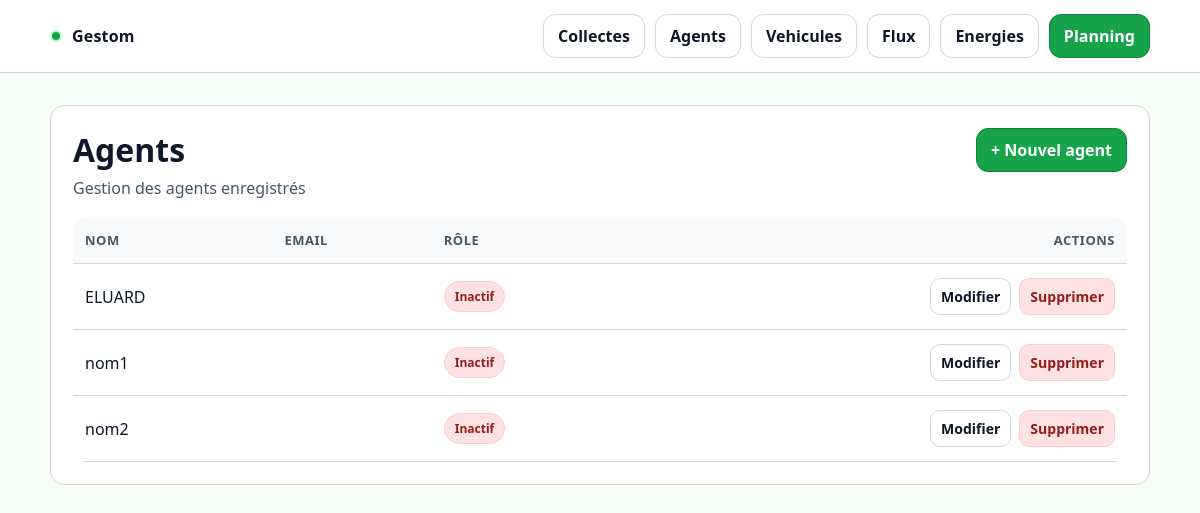
/agents/, run on the app's committed database.
### core/models.py (models this page shows, shortened)
class Agent(models.Model):
    id_ag = models.PositiveIntegerField(unique=True)
    nom = models.CharField(max_length=100)
    prenom = models.CharField(max_length=100)
    qualification = models.CharField(max_length=150, blank=True)
    service = models.CharField(max_length=150, blank=True)
    employeur = models.CharField(max_length=150, blank=True)
    hds_defaut = models.TimeField(null=True, blank=True)
    hajout_quotidien = models.TimeField(null=True, blank=True)
    echeance_permis = models.DateField(null=True, blank=True)
    echeance_fco = models.DateField(null=True, blank=True)
    supp = models.BooleanField(default=False)
    arrivee = models.DateField(null=True, blank=True)
    depart = models.DateField(null=True, blank=True)
    tel = models.CharField(max_length=30, blank=True)
    class Meta:
        ordering = ["nom", "prenom"]

### core/views.py (the view)
# urls.py: path("agents/", AgentListView.as_view(), name="agent_list"),
class AgentListView(ListView):
    model = Agent
    template_name = "core/agent_list.html"
    context_object_name = "agents"

### core/templates/core/agent_list.html (shortened to what this page needs)
{% extends "core/base.html" %}
{% block content %}
<div class="card">
  <div class="card__pad">
    <div class="header">
      <div>
        <h1 class="h1">Agents</h1>
        <p class="sub">Gestion des agents enregistrés</p>
      </div>
      <a href="{% url 'core:agent_create' %}" class="btn btn--primary">
        + Nouvel agent
      </a>
    </div>
    <div class="table-wrap">
      <table class="table">
        <thead>
          <tr>
            <th>Nom</th>
            <th>Email</th>
            <th>Rôle</th>
            <th class="right">Actions</th>
          </tr>
        </thead>
        <tbody>
          {% for agent in object_list %}
          <tr>
            <td>{{ agent.nom }}</td>
            <td>{{ agent.email }}</td>
            <td>
              {% if agent.actif %}
                <span class="badge badge--ok">Actif</span>
              {% else %}
                <span class="badge badge--low">Inactif</span>
              {% endif %}
            </td>
            <td class="right">
              <div class="actions">
                <a href="{% url 'core:agent_update' agent.id %}" class="btn btn--sm btn--ghost">Modifier</a>
                <a href="{% url 'core:agent_delete' agent.id %}" class="btn btn--sm btn--danger">Supprimer</a>
              </div>
            </td>
          </tr>
          {% empty %}
          <tr>
            <td colspan="4" class="sub">Aucun agent enregistré</td>
          </tr>
          {% endfor %}
        </tbody>
      </table>
    </div>
  </div>
</div>
{% endblock %}

### core/static/core/styles.css (style rules this page uses)
:root { --bg: #f6fff8; --surface: #ffffff; --card: #ffffff; --text: #0f172a; --muted: #475569; --primary: #16a34a; --primary-2: #15803d; --success: #16a34a; --warning: #f59e0b; --danger: #dc2626; --border: #d1d5db; --shadow: none; --radius: 14px; --focus: #86efac; --overlay: #052e16; }
* { box-sizing: border-box; }
html,body { height: 100%; }
body { margin: 0; font-family: ui-sans-serif, system-ui, -apple-system, Segoe UI, Roboto, Arial, "Noto Sans", "Helvetica Neue", sans-serif; background: var(--bg); color: var(--text); }
a { color: inherit; text-decoration: none; }
.card { background: var(--card); border: 1px solid var(--border); border-radius: var(--radius); box-shadow: none; }
.card__pad { padding: 22px; }
.header { display:flex; align-items:flex-start; justify-content: space-between; gap: 14px; margin-bottom: 18px; }
.h1 { font-size: 32px; margin: 0 0 6px; }
.sub { color: var(--muted); margin: 0; }
.btn { display:inline-flex; align-items:center; justify-content:center; gap: 8px; padding: 10px 14px; border-radius: 12px; border: 1px solid var(--border); background: #f0fdf4; color: var(--text); font-weight: 600; cursor: pointer; transition: transform .06s ease; }
.btn--primary { background: var(--primary); border-color: var(--primary-2); color: #ffffff; }
.btn--ghost { background: var(--surface); }
.btn--danger { background: #fee2e2; border-color: #fecaca; color: #991b1b; }
.btn--sm { padding: 8px 10px; border-radius: 10px; font-size: 14px; }
.table-wrap { overflow:auto; border-radius: var(--radius); }
.table { width: 100%; border-collapse: collapse; min-width: 620px; }
.table th, .table td { padding: 14px 12px; border-bottom: 1px solid var(--border); text-align: left; }
.table th { color: var(--muted); font-weight: 700; font-size: 13px; letter-spacing: .5px; text-transform: uppercase; background: #f8fafc; }
.table .right { text-align: right; }
.actions { display:flex; justify-content:flex-end; gap: 8px; flex-wrap: wrap; }
.badge { display:inline-flex; align-items:center; padding: 6px 10px; border-radius: 999px; font-weight: 700; font-size: 12px; border: 1px solid var(--border); }
.badge--low { background: #fee2e2; border-color: #fecaca; color: #991b1b; }

### data on the page
Agent: nom "ELUARD"
Agent: nom "nom1"
Agent: nom "nom2"
